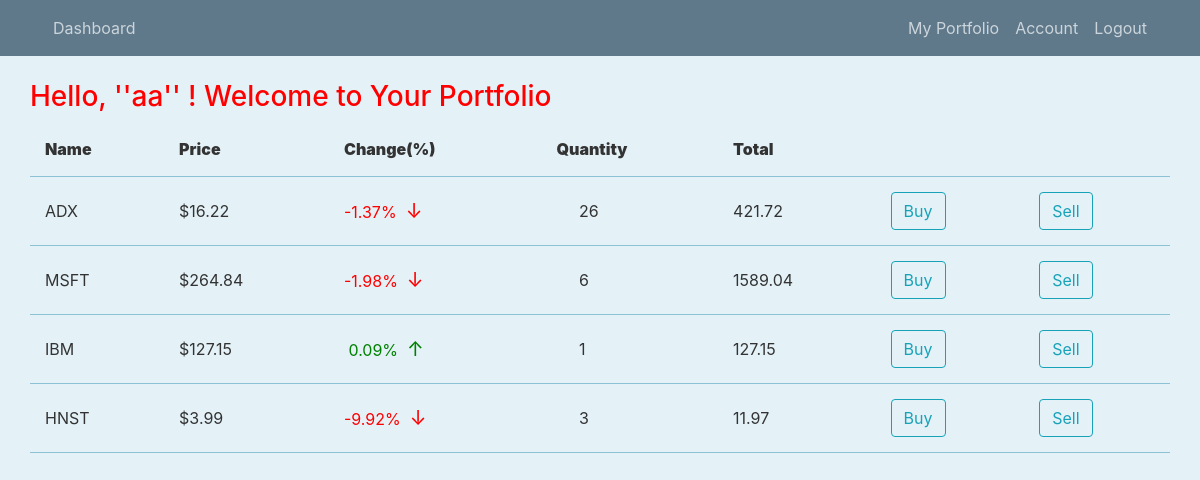
/portfolio (signed in), run on the app's committed database.
### stockchart/models.py (models this page shows, shortened)
class User(db.Model,UserMixin):
    id = db.Column(db.Integer,primary_key=True)
    firstname = db.Column(db.String(20),unique=False,nullable=False)
    lastname = db.Column(db.String(20),unique=False,nullable=True)
    username = db.Column(db.String(20),unique=True,nullable=False)
    email = db.Column(db.String(120),unique=True,nullable=False)
    image_file = db.Column(db.String(20),nullable=False,default='default.jpg')
    password = db.Column(db.String(60),nullable = False)
    stocks = db.Column(db.String,nullable=False,default='.')

class Stock(db.Model):
    id = db.Column(db.Integer,primary_key=True,autoincrement=True)
    symbol = db.Column(db.String(10),nullable=False)
    price = db.Column(db.String(100),nullable=False)
    percent_change = db.Column(db.Text,nullable = False)
    name = db.Column(db.Text,nullable = False)
    change = db.Column(db.Text,nullable = False)

### stockchart/routes.py (the view)
@login_required
@app.route("/portfolio",methods=['GET'])
def portfolio():
    if current_user.is_authenticated:
        user_stocks = []
        if(current_user.stocks != '.'):
            user_stocks = list(int(i) for i in current_user.stocks[1:-1].split('.'))
        stocks = []
        stock_ids = set(user_stocks)
        for stock_id in stock_ids:
            map = {}
            stock = Stock.query.get_or_404(stock_id)
            map['symbol'] = stock.symbol
            map['price'] = stock.price
            map['percent_change'] = stock.percent_change
            map['count'] = user_stocks.count(stock_id)
            map['id'] = stock_id
            cost = double(stock.price)*user_stocks.count(stock_id)
            cost = format(cost,'.2f')
            map['cost'] = cost
            stocks.append(map)
        no_of_stocks = len(stocks)
        return render_template('portfolio.html',stocks=stocks,no_of_stocks=no_of_stocks)
    else:
        return redirect(url_for('login'))

### stockchart/models.py (called while the page is built)
@login_manager.user_loader
def load_user(user_id):
    return User.query.get(int(user_id))

### stockchart/templates/portfolio.html
{% extends 'layout.html' %}
{% block content %}
        <marquee><h3 style="color: red;"> Hello, ''{{ current_user.username }}'' ! Welcome to Your Portfolio</h3></marquee>
        <table style="width: 100%;">
          <thead style="height: 50px;">
            <th><b>Name</b></th>
            <th><b>Price</b></th>
            <th><b>Change(%)</b></th>
            <th><b>Quantity</b></th>
            <th><b>Total</b></th>
          </thead>
          {%for stock in stocks%}
          <tr>
          <td>{{ stock.symbol }}</td>
          <td>${{ stock.price }}</td>
          {%if stock.percent_change[0] != '-'%}
          <td class="profit">&nbsp;{{ stock.percent_change }}%&nbsp;&nbsp;<span>&#8593;</span></td>
          {%else%}
          <td class="loss">{{ stock.percent_change }}%&nbsp;&nbsp;<span>&#8595;</span></td>
          {%endif%}
          <td>&nbsp;&nbsp;&nbsp;&nbsp;&nbsp;{{ stock.count }}</td>
          <td>{{  stock.cost }}</td>
          {%if current_user.is_authenticated%}
          <td><a href="{{url_for('buy_stock',stock_id=stock.id)}}"><button class='btn btn-outline-info'>Buy</button></a></td>
          <td><a href="{{url_for('sell_stock',stock_id=stock.id)}}"><button class='btn btn-outline-info'>Sell</button></a></td>
          {%endif%}
          </tr>
          {%endfor%}
        </table>
{% endblock content %}

### stockchart/static/main.css (style rules this page uses)
body { background: rgb(228, 242, 248); color: #333333; margin-top: 5rem; }
h1, h2, h3, h4, h5, h6 { color: #444444; }
.profit { color: green; }
.loss { color: red; }
tr { border-bottom: 0.5px solid rgb(141, 193, 212); }
th { padding: 15px; }
td { padding: 15px; }
span { font-size: 20px; }

### data on the page
User: username "aa"
Stock: symbol "ADX", price "16.22", percent_change "-1.37", count "26", cost "421.72"
Stock: symbol "MSFT", price "264.84", percent_change "-1.98", count "6", cost "1589.04"
Stock: symbol "IBM", price "127.15", percent_change "0.09", count "1", cost "127.15"
Stock: symbol "HNST", price "3.99", percent_change "-9.92", count "3", cost "11.97"
